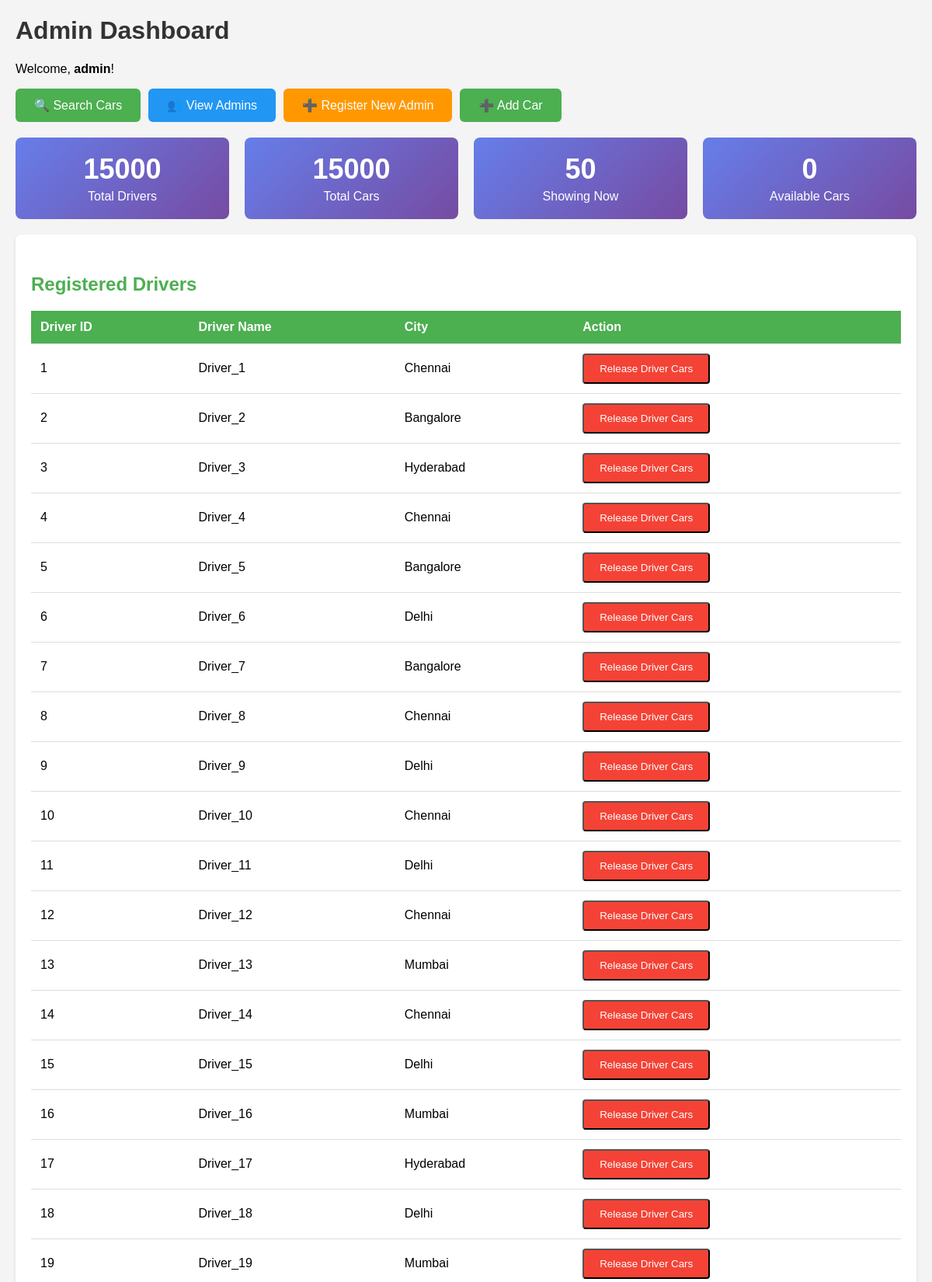
The app's page /admin/dashboard (signed in, upper part) with its own data.
### app.py (models this page shows)
class Car(db.Model):
    id = db.Column(db.Integer, primary_key=True)
    driver_id = db.Column(db.String(50), nullable=False)
    car_id = db.Column(db.String(50), unique=True, nullable=False)
    driver_name = db.Column(db.String(100), nullable=False)
    city = db.Column(db.String(100), nullable=False)
    vehicle_type = db.Column(db.String(100), nullable=False)
    status = db.Column(db.String(20), default="assigned", nullable=False)
    vehicle_age = db.Column(db.Integer, nullable=False)
    trips_per_month = db.Column(db.Integer, nullable=False)
    battery_health = db.Column(db.Float, nullable=False)
    charge_per_km = db.Column(db.Float, nullable=False)
    garage_cost = db.Column(db.Float, nullable=False)
    charging_cost = db.Column(db.Float, nullable=False)
    maintenance_cost = db.Column(db.Float, nullable=False)
    total_operating_cost = db.Column(db.Float, nullable=False)
    gross_revenue = db.Column(db.Float, nullable=False)
    driver_charge = db.Column(db.Float, nullable=False)
    overspeed_count = db.Column(db.Integer, nullable=False)
    max_speed = db.Column(db.Integer, nullable=False)
    created_at = db.Column(db.DateTime, default=datetime.utcnow)

### app.py (the view)
@app.route("/admin/dashboard")
def admin_dashboard():
    if "username" in session and session["role"] == "admin":
        drivers = db.session.query(Car.driver_id, Car.driver_name, Car.city).filter(Car.status == "assigned").distinct().limit(50).all()
        driver_count = db.session.query(Car.driver_id).filter(Car.status == "assigned").distinct().count()
        cars = Car.query.limit(50).all()
        total_cars = Car.query.count()
        available_cars = Car.query.filter_by(status="available").count()
        return render_template("admin_dashboard.html",
                             username=session['username'],
                             drivers=drivers,
                             driver_count=driver_count,
                             cars=cars,
                             total_cars=total_cars,
                             available_cars=available_cars)
    else:
        return redirect(url_for("login"))

### app.py (called while the page is built)
def ensure_car_columns():
    with db.engine.begin() as conn:
        columns = [row[1] for row in conn.execute(text("PRAGMA table_info(car)"))]
        if "status" not in columns:
            conn.execute(text("ALTER TABLE car ADD COLUMN status VARCHAR(20) DEFAULT 'assigned'"))
        conn.execute(text("UPDATE car SET status='assigned' WHERE status IS NULL"))

@app.before_request
def before_first_request():
    with app.app_context():
        db.create_all()
        ensure_car_columns()

### templates/admin_dashboard.html (shortened to what this page needs)
<!DOCTYPE html>
<html>
<head>
</head>
<body>
<h1>Admin Dashboard</h1>
<p>Welcome, <strong>{{ username }}</strong>!</p>
<div class="action-buttons">
    <a href="/admin/search" class="action-btn btn-search">🔍 Search Cars</a>
    <a href="/admin/admins" class="action-btn btn-admins">👥 View Admins</a>
    <a href="/register/admin" class="action-btn btn-register">➕ Register New Admin</a>
    <a href="/admin/cars/new" class="action-btn btn-search">➕ Add Car</a>
</div>
<div class="stats">
    <div class="stat-card">
        <h3>{{ driver_count }}</h3>
        <p>Total Drivers</p>
    </div>
    <div class="stat-card">
        <h3>{{ total_cars }}</h3>
        <p>Total Cars</p>
    </div>
    <div class="stat-card">
        <h3>{{ cars|length }}</h3>
        <p>Showing Now</p>
    </div>
    <div class="stat-card">
        <h3>{{ available_cars }}</h3>
        <p>Available Cars</p>
    </div>
</div>
<div class="container">
    <h2 class="section-header">Registered Drivers</h2>
    <table>
        <thead>
            <tr>
                <th>Driver ID</th>
                <th>Driver Name</th>
                <th>City</th>
                <th>Action</th>
            </tr>
        </thead>
        <tbody>
            {% if drivers %}
                {% for driver in drivers %}
                <tr>
                    <td>{{ driver.driver_id }}</td>
                    <td>{{ driver.driver_name }}</td>
                    <td>{{ driver.city }}</td>
                    <td>
                        <form method="POST" action="/admin/driver/{{ driver.driver_id }}/release" onsubmit="return confirm('Release all cars for this driver?');" style="display:inline;">
                            <button type="submit" class="btn" style="margin-top:0;">Release Driver Cars</button>
                        </form>
                    </td>
                </tr>
                {% endfor %}
            {% else %}
                <tr>
                    <td colspan="4" style="text-align: center;">No drivers found in cars database</td>
                </tr>
            {% endif %}
        </tbody>
    </table>
</div>
</body>
</html>

### templates/admin_dashboard.html (style rules this page uses)
body { font-family: Arial, sans-serif; margin: 20px; background-color: #f4f4f4; }
h1 { color: #333; }
.container { background: white; padding: 20px; border-radius: 8px; box-shadow: 0 2px 4px rgba(0,0,0,0.1); margin-bottom: 20px; }
.action-buttons { display: flex; gap: 10px; margin-bottom: 20px; }
.action-btn { padding: 12px 24px; border: none; border-radius: 6px; font-size: 16px; cursor: pointer; text-decoration: none; color: white; display: inline-block; }
.btn-search { background-color: #4CAF50; }
.btn-admins { background-color: #2196F3; }
.btn-register { background-color: #FF9800; }
table { width: 100%; border-collapse: collapse; margin-top: 15px; }
th, td { padding: 12px; text-align: left; border-bottom: 1px solid #ddd; }
th { background-color: #4CAF50; color: white; }
.btn { background-color: #f44336; color: white; padding: 10px 20px; text-decoration: none; border-radius: 4px; display: inline-block; margin-top: 10px; }
.section-header { color: #4CAF50; margin-top: 30px; }
.stats { display: flex; gap: 20px; margin-bottom: 20px; }
.stat-card { background: linear-gradient(135deg, #667eea 0%, #764ba2 100%); color: white; padding: 20px; border-radius: 8px; flex: 1; text-align: center; }
.stat-card h3 { margin: 0; font-size: 36px; }
.stat-card p { margin: 5px 0 0 0; }

### records on screen
Car: driver_id "1", driver_name "Driver_1", city "Chennai"
Car: driver_id "2", driver_name "Driver_2", city "Bangalore"
Car: driver_id "3", driver_name "Driver_3", city "Hyderabad"
Car: driver_id "4", driver_name "Driver_4", city "Chennai"
Car: driver_id "5", driver_name "Driver_5", city "Bangalore"
Car: driver_id "6", driver_name "Driver_6", city "Delhi"
Car: driver_id "7", driver_name "Driver_7", city "Bangalore"
Car: driver_id "8", driver_name "Driver_8", city "Chennai"
Car: driver_id "9", driver_name "Driver_9", city "Delhi"
Car: driver_id "10", driver_name "Driver_10", city "Chennai"
Car: driver_id "11", driver_name "Driver_11", city "Delhi"
Car: driver_id "12", driver_name "Driver_12", city "Chennai"
Car: driver_id "13", driver_name "Driver_13", city "Mumbai"
Car: driver_id "14", driver_name "Driver_14", city "Chennai"
Car: driver_id "15", driver_name "Driver_15", city "Delhi"
Car: driver_id "16", driver_name "Driver_16", city "Mumbai"
Car: driver_id "17", driver_name "Driver_17", city "Hyderabad"
Car: driver_id "18", driver_name "Driver_18", city "Delhi"
Car: driver_id "19", driver_name "Driver_19", city "Mumbai"

### other values on screen
{{ username }} "admin"
{{ driver_count }} "15000"
{{ total_cars }} "15000"
{{ cars|length }} "50"
{{ available_cars }} "0"
